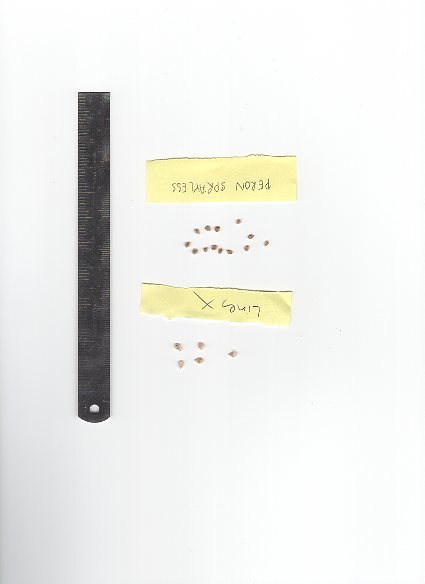
#> input picture Images/img003.jpg, 425 x 584 px
$ python -i train_model.py   (imports and definitions only)
#> lines starting #> are read from the running program, lines starting #| are printed output that depends on the picture; after the words box and inside, x2 and y2 are one past the last pixel; in counts of white or black regions, pixels touching at a corner belong together
#> further down, picture is the input picture: shape (584, 425, 3); mean B, G, R 235.3, 238.8, 238
from __future__ import annotations

import math
import cv2
import numpy as np


def seed_record_from_contour(contour, min_area_px: float = 20.0):
    """Build one seed measurement record from a contour, if it is large enough."""
    area_px = cv2.contourArea(contour)
    if area_px < min_area_px:
        return None

    rect = cv2.minAreaRect(contour)
    width_px, height_px = rect[1]
    if width_px == 0 or height_px == 0:
        return None

    return {
        "contour": contour,
        "area_px": area_px,
        "width_px": float(width_px),
        "height_px": float(height_px),
        "center": tuple(rect[0]),
        "angle": float(rect[2]),
    }


def seed_records_from_contours(contours, min_area_px: float = 20.0):
    """Build sorted seed records from contours."""
    seeds = []
    for contour in contours:
        seed = seed_record_from_contour(contour, min_area_px)
        if seed is not None:
            seeds.append(seed)

    seeds.sort(key=lambda s: s["area_px"], reverse=True)
    return seeds


def segment_seeds(image_bgr: np.ndarray, min_area_px: float = 20.0):

    # Step 1: Convert to grayscale
#> called with min_area_px = 20
    gray = cv2.cvtColor(image_bgr, cv2.COLOR_BGR2GRAY)
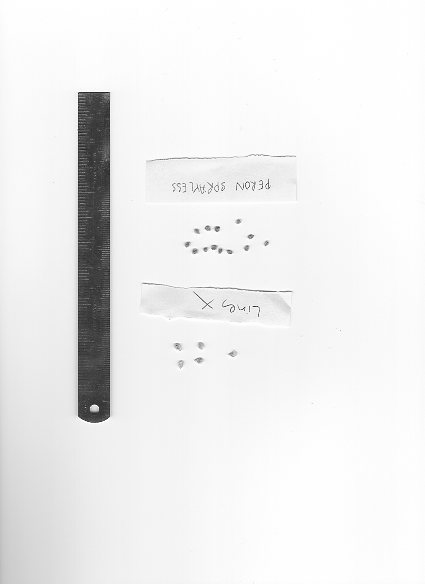
#> gray: shape (584, 425); min 21, max 255, mean 238

    # Step 2: Apply Gaussian blur to smooth texture and blend dark spots inside seeds
    blurred = cv2.GaussianBlur(gray, (5, 5), 0)

    # Step 3: Apply binary thresholding (Otsu's method for automatic threshold selection)
    # Regular BINARY threshold: foreground (seeds) = white (255), background = black (0)
    _, threshold_mask = cv2.threshold(blurred, 0, 255, cv2.THRESH_BINARY + cv2.THRESH_OTSU)
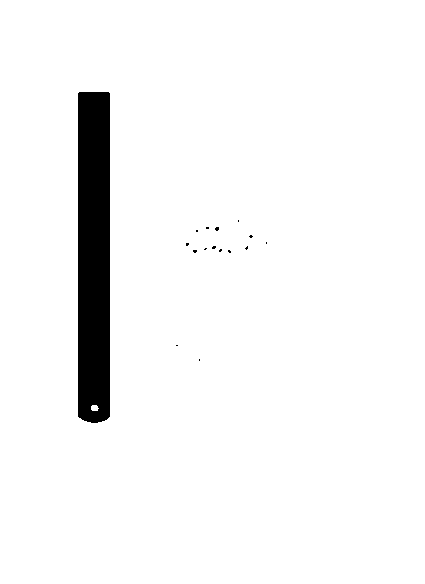
#> threshold_mask: shape (584, 425); 95.7% white; 16 black regions (15 under 20 px), largest, box (x1, y1, x2, y2) and area: (78, 92, 110, 423) 10483

    # Step 3.5: Apply morphological operations to remove noise
    # Opening removes small white noise in the background
    kernel_open = cv2.getStructuringElement(cv2.MORPH_ELLIPSE, (5, 5))
    threshold_mask = cv2.morphologyEx(threshold_mask, cv2.MORPH_OPEN, kernel_open, iterations=2)
#> threshold_mask: shape (584, 425); 95.7% white; 15 black regions (13 under 20 px), largest, box (x1, y1, x2, y2) and area: (78, 92, 110, 423) 10523, (211, 246, 223, 252) 33

    # Closing fills small holes inside seeds
    kernel_close = cv2.getStructuringElement(cv2.MORPH_ELLIPSE, (7, 7))
    threshold_mask = cv2.morphologyEx(threshold_mask, cv2.MORPH_CLOSE, kernel_close, iterations=2)
#> threshold_mask: shape (584, 425); 95.8% white; 1 black region

    # Step 4: Find external contours on the white seeds
    # Use CHAIN_APPROX_NONE for accurate perimeter measurement
    contours, _ = cv2.findContours(threshold_mask, cv2.RETR_EXTERNAL, cv2.CHAIN_APPROX_NONE)
#> contours = 1 contour; box (x1, y1, x2, y2) and area: (0, 0, 425, 584) 247192

    seeds = seed_records_from_contours(contours, min_area_px)
#> the loop in seed_records_from_contours, `for contour in contours:` made 1 pass
#> (area_px in seed_record_from_contour, rect in seed_record_from_contour, width_px in seed_record_from_contour, height_px in seed_record_from_contour) on pass 1: (247192, ((212, 291.5), (583, 424), -90), 583, 424)
#> after the loop in seed_records_from_contours, `for contour in contours:`: seeds = 1 item
#> seeds = 1 item

    # Return inverted mask (black seeds on white background) for display
    display_mask = cv2.bitwise_not(threshold_mask)
#> display_mask: shape (584, 425); 4.2% white; 1 white region, box (x1, y1, x2, y2) and area: (78, 92, 110, 423) 10493
    return display_mask, seeds

# [112 lines left out: functions summarize_seeds, annotate, describe, not called in this run]

>>> import cv2
>>> picture = cv2.imread('../Images/img003.jpg')
>>> result = segment_seeds(picture)

$ run again, on Images/img004.jpg
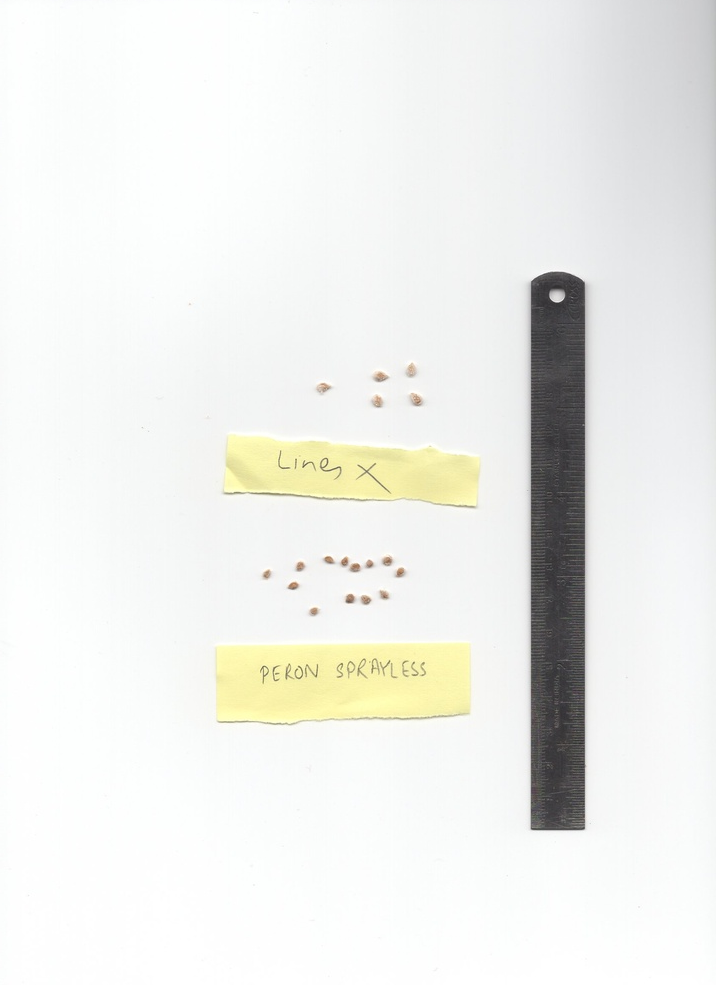
#> input picture Images/img004.jpg, 716 x 985 px, shrunk from 1700 x 2339 before the run
#> picture is the input picture: shape (985, 716, 3); mean B, G, R 235.3, 238.9, 238
#> in segment_seeds, `gray = cv2.cvtColor(image_bgr, cv2.COLOR_BGR2GRAY)`:
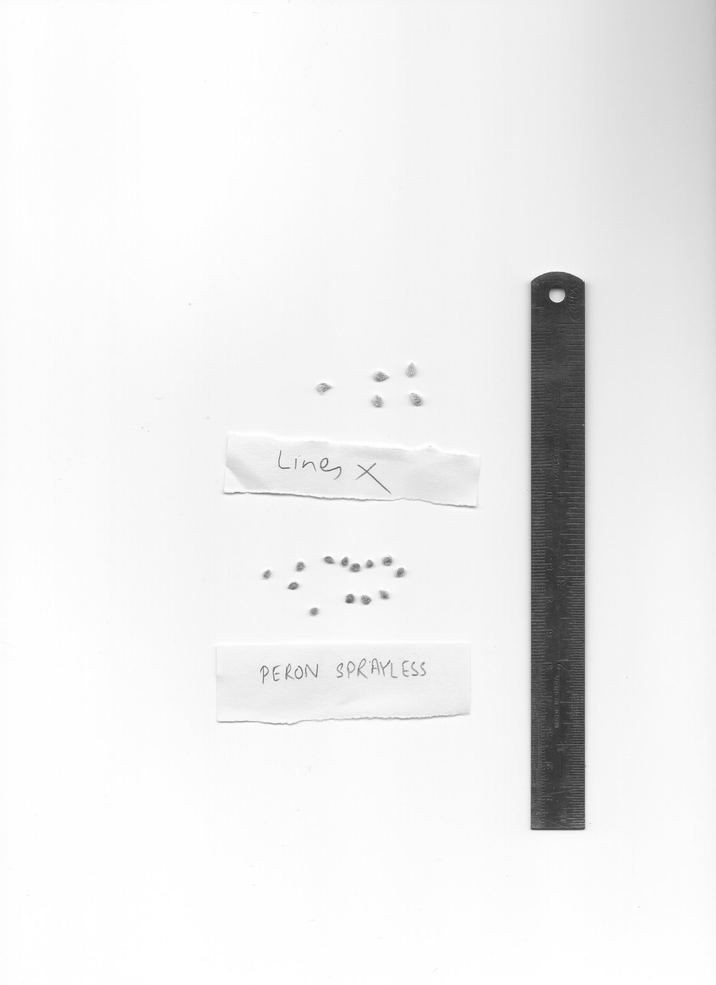
#> gray: shape (985, 716); min 42, max 255, mean 238.1
#> in segment_seeds, `_, threshold_mask = cv2.threshold(blurred, 0, 255, cv2.THRESH_BINARY +..`:
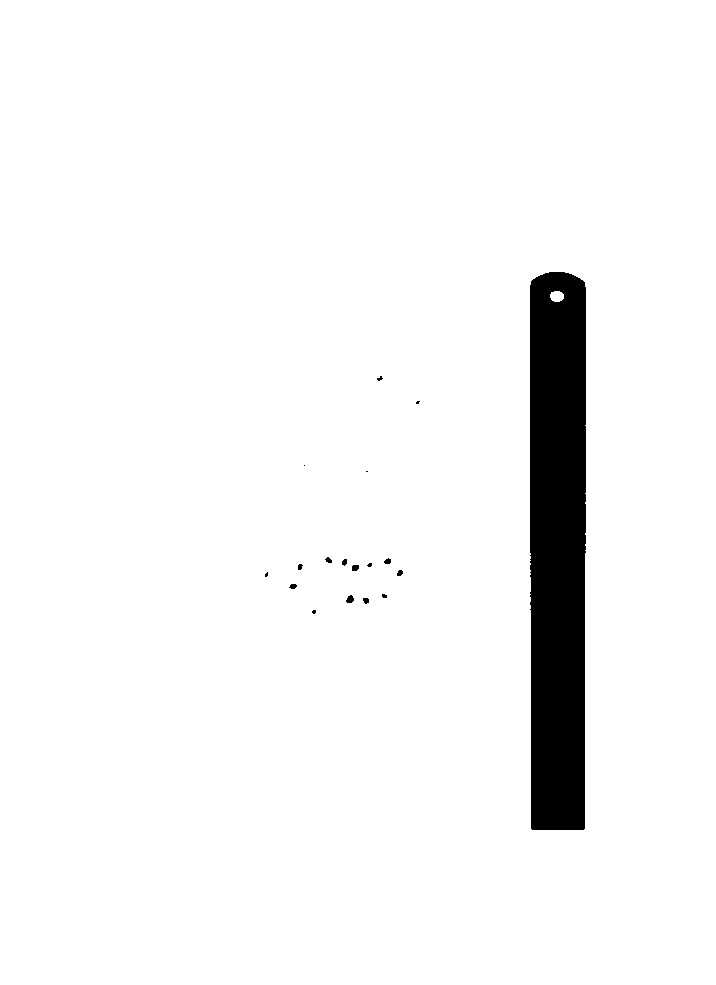
#> threshold_mask: shape (985, 716); 95.6% white; 18 black regions (8 under 20 px), largest, box (x1, y1, x2, y2) and area: (530, 272, 586, 830) 30389, (346, 595, 354, 603) 46, (352, 565, 359, 571) 38
#> contours = 1 contour; box (x1, y1, x2, y2) and area: (0, 0, 716, 985) 703560
#> the loop in seed_records_from_contours, `for contour in contours:` made 1 pass
#> (area_px in seed_record_from_contour, rect in seed_record_from_contour, width_px in seed_record_from_contour, height_px in seed_record_from_contour) on pass 1: (703560, ((357.5, 492), (984, 715), -90), 984, 715)
#> after the loop in seed_records_from_contours, `for contour in contours:`: seeds = 1 item
#> display_mask: shape (985, 716); 4.3% white; 1 white region, box (x1, y1, x2, y2) and area: (530, 272, 586, 830) 30404
